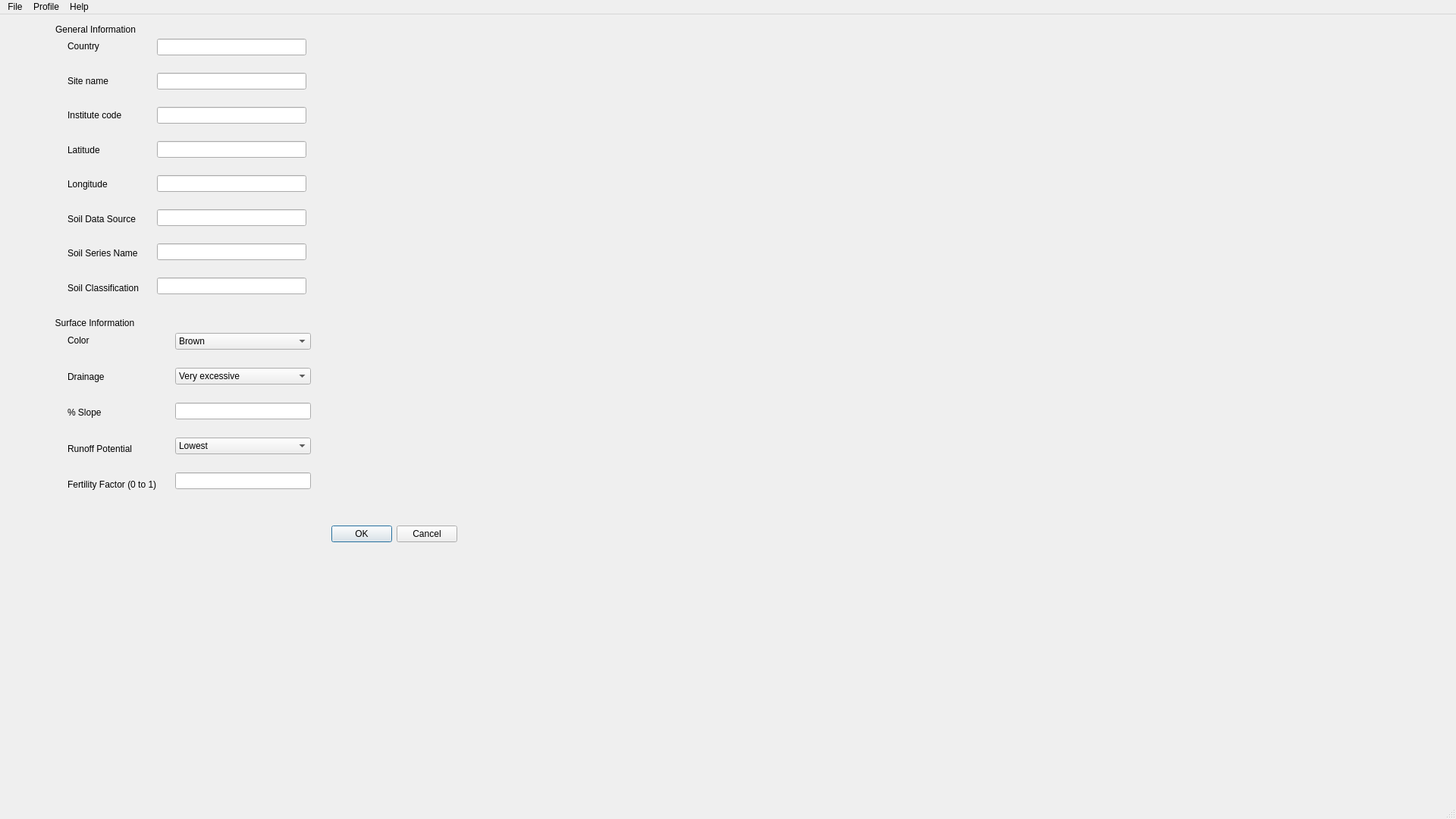
<?xml version="1.0" encoding="UTF-8"?>
<ui version="4.0">
 <class>MainWindow</class>
 <widget class="QMainWindow" name="MainWindow">
  <property name="enabled">
   <bool>true</bool>
  </property>
  <property name="geometry">
   <rect>
    <x>0</x>
    <y>0</y>
    <width>1920</width>
    <height>1080</height>
   </rect>
  </property>
  <property name="windowTitle">
   <string>Sbuild</string>
  </property>
  <widget class="QWidget" name="centralwidget">
   <property name="enabled">
    <bool>true</bool>
   </property>
   <widget class="QStackedWidget" name="stackedWidget">
    <property name="enabled">
     <bool>true</bool>
    </property>
    <property name="geometry">
     <rect>
      <x>60</x>
      <y>0</y>
      <width>1841</width>
      <height>811</height>
     </rect>
    </property>
    <property name="sizePolicy">
     <sizepolicy hsizetype="Maximum" vsizetype="Maximum">
      <horstretch>0</horstretch>
      <verstretch>0</verstretch>
     </sizepolicy>
    </property>
    <property name="minimumSize">
     <size>
      <width>952</width>
      <height>541</height>
     </size>
    </property>
    <property name="currentIndex">
     <number>0</number>
    </property>
    <widget class="QWidget" name="newFile_page1">
     <widget class="QGroupBox" name="horizontalGenInfo">
      <property name="geometry">
       <rect>
        <x>11</x>
        <y>11</y>
        <width>351</width>
        <height>380</height>
       </rect>
      </property>
      <property name="styleSheet">
       <string notr="true">QGroupBox {
    border: 0;
}

</string>
      </property>
      <property name="title">
       <string>General Information</string>
      </property>
      <layout class="QHBoxLayout" name="horizontalLayout_6">
       <item>
        <widget class="QGroupBox" name="genInfo_groupBox">
         <property name="font">
          <font>
           <weight>50</weight>
           <bold>false</bold>
           <underline>false</underline>
           <kerning>true</kerning>
          </font>
         </property>
         <property name="autoFillBackground">
          <bool>false</bool>
         </property>
         <property name="inputMethodHints">
          <set>Qt::ImhNone</set>
         </property>
         <property name="title">
          <string/>
         </property>
         <layout class="QGridLayout" name="gridLayout">
          <property name="verticalSpacing">
           <number>20</number>
          </property>
          <item row="0" column="0">
           <widget class="QLabel" name="country_label">
            <property name="text">
             <string>Country</string>
            </property>
           </widget>
          </item>
          <item row="1" column="0">
           <widget class="QLabel" name="siteName_label">
            <property name="text">
             <string>Site name</string>
            </property>
           </widget>
          </item>
          <item row="2" column="0">
           <widget class="QLabel" name="instituteCode_label">
            <property name="text">
             <string>Institute code</string>
            </property>
           </widget>
          </item>
          <item row="3" column="0">
           <widget class="QLabel" name="latitude_label">
            <property name="text">
             <string>Latitude</string>
            </property>
           </widget>
          </item>
          <item row="4" column="0">
           <widget class="QLabel" name="longitude_label">
            <property name="text">
             <string>Longitude</string>
            </property>
           </widget>
          </item>
          <item row="5" column="0">
           <widget class="QLabel" name="soilDataSource_label">
            <property name="text">
             <string>Soil Data Source</string>
            </property>
           </widget>
          </item>
          <item row="6" column="0">
           <widget class="QLabel" name="soilSeriesName_label">
            <property name="text">
             <string>Soil Series Name</string>
            </property>
           </widget>
          </item>
          <item row="7" column="0">
           <widget class="QLabel" name="soilClassification_label">
            <property name="text">
             <string>Soil Classification</string>
            </property>
           </widget>
          </item>
         </layout>
        </widget>
       </item>
       <item>
        <widget class="QGroupBox" name="vertical">
         <property name="title">
          <string/>
         </property>
         <layout class="QGridLayout" name="gridLayout_2">
          <property name="horizontalSpacing">
           <number>7</number>
          </property>
          <property name="verticalSpacing">
           <number>20</number>
          </property>
          <item row="0" column="0">
           <widget class="QLineEdit" name="institudeCode_line"/>
          </item>
          <item row="1" column="0">
           <widget class="QLineEdit" name="country_line"/>
          </item>
          <item row="2" column="0">
           <widget class="QLineEdit" name="siteName_line"/>
          </item>
          <item row="3" column="0">
           <widget class="QLineEdit" name="latitude_line"/>
          </item>
          <item row="4" column="0">
           <widget class="QLineEdit" name="longitude_line"/>
          </item>
          <item row="5" column="0">
           <widget class="QLineEdit" name="soilData_line"/>
          </item>
          <item row="6" column="0">
           <widget class="QLineEdit" name="soilSeries_line"/>
          </item>
          <item row="7" column="0">
           <widget class="QLineEdit" name="soilClassification_line"/>
          </item>
         </layout>
        </widget>
       </item>
      </layout>
     </widget>
     <widget class="QGroupBox" name="surfaceInfo">
      <property name="geometry">
       <rect>
        <x>11</x>
        <y>398</y>
        <width>357</width>
        <height>254</height>
       </rect>
      </property>
      <property name="styleSheet">
       <string notr="true">QGroupBox {
    border: 0;
}
</string>
      </property>
      <property name="title">
       <string>Surface Information</string>
      </property>
      <layout class="QHBoxLayout" name="horizontalLayout_5">
       <item>
        <widget class="QGroupBox" name="surfInfo_groupBox">
         <property name="enabled">
          <bool>true</bool>
         </property>
         <property name="title">
          <string/>
         </property>
         <layout class="QGridLayout" name="gridLayout_3">
          <property name="verticalSpacing">
           <number>20</number>
          </property>
          <item row="2" column="0">
           <widget class="QLabel" name="label_11">
            <property name="text">
             <string>% Slope</string>
            </property>
           </widget>
          </item>
          <item row="1" column="0">
           <widget class="QLabel" name="drainage_label">
            <property name="text">
             <string>Drainage</string>
            </property>
           </widget>
          </item>
          <item row="0" column="0">
           <widget class="QLabel" name="color_label">
            <property name="text">
             <string>Color</string>
            </property>
           </widget>
          </item>
          <item row="3" column="0">
           <widget class="QLabel" name="runoffPotential_label">
            <property name="text">
             <string>Runoff Potential</string>
            </property>
           </widget>
          </item>
          <item row="4" column="0">
           <widget class="QLabel" name="fertilityFactor_label">
            <property name="text">
             <string>Fertility Factor (0 to 1)</string>
            </property>
           </widget>
          </item>
         </layout>
        </widget>
       </item>
       <item>
        <widget class="QGroupBox" name="vertical2">
         <layout class="QGridLayout" name="gridLayout_4">
          <property name="verticalSpacing">
           <number>20</number>
          </property>
          <item row="0" column="0">
           <widget class="QComboBox" name="color_box">
            <item>
             <property name="text">
              <string>Brown</string>
             </property>
            </item>
            <item>
             <property name="text">
              <string>Red</string>
             </property>
            </item>
            <item>
             <property name="text">
              <string>Black</string>
             </property>
            </item>
            <item>
             <property name="text">
              <string>Grey</string>
             </property>
            </item>
            <item>
             <property name="text">
              <string>Yellow</string>
             </property>
            </item>
           </widget>
          </item>
          <item row="1" column="0">
           <widget class="QComboBox" name="drainage_box">
            <item>
             <property name="text">
              <string>Very excessive</string>
             </property>
            </item>
            <item>
             <property name="text">
              <string>Excessive</string>
             </property>
            </item>
            <item>
             <property name="text">
              <string>Somewhat excessive</string>
             </property>
            </item>
            <item>
             <property name="text">
              <string>Well</string>
             </property>
            </item>
            <item>
             <property name="text">
              <string>Moderately well</string>
             </property>
            </item>
            <item>
             <property name="text">
              <string>Somewhat poorly</string>
             </property>
            </item>
            <item>
             <property name="text">
              <string>Poorly</string>
             </property>
            </item>
            <item>
             <property name="text">
              <string>Very poorly</string>
             </property>
            </item>
           </widget>
          </item>
          <item row="2" column="0">
           <widget class="QLineEdit" name="slope_line"/>
          </item>
          <item row="3" column="0">
           <widget class="QComboBox" name="runoffPotential_box">
            <item>
             <property name="text">
              <string>Lowest</string>
             </property>
            </item>
            <item>
             <property name="text">
              <string>Moderately Low</string>
             </property>
            </item>
            <item>
             <property name="text">
              <string>Moderately High</string>
             </property>
            </item>
            <item>
             <property name="text">
              <string>Highest</string>
             </property>
            </item>
           </widget>
          </item>
          <item row="4" column="0">
           <widget class="QLineEdit" name="fertilityFactor_line"/>
          </item>
         </layout>
        </widget>
       </item>
      </layout>
     </widget>
     <widget class="QGroupBox" name="button_groupBox">
      <property name="geometry">
       <rect>
        <x>341</x>
        <y>659</y>
        <width>211</width>
        <height>52</height>
       </rect>
      </property>
      <property name="styleSheet">
       <string notr="true">QGroupBox {
    border: 0;
}
</string>
      </property>
      <property name="title">
       <string/>
      </property>
      <property name="alignment">
       <set>Qt::AlignLeading|Qt::AlignLeft|Qt::AlignVCenter</set>
      </property>
      <layout class="QHBoxLayout" name="horizontalLayout_7">
       <item>
        <widget class="QDialogButtonBox" name="buttonBox">
         <property name="layoutDirection">
          <enum>Qt::LeftToRight</enum>
         </property>
         <property name="standardButtons">
          <set>QDialogButtonBox::Cancel|QDialogButtonBox::Ok</set>
         </property>
        </widget>
       </item>
      </layout>
     </widget>
    </widget>
    <widget class="QWidget" name="newFile_page2">
     <property name="enabled">
      <bool>true</bool>
     </property>
     <property name="sizePolicy">
      <sizepolicy hsizetype="Preferred" vsizetype="Preferred">
       <horstretch>1</horstretch>
       <verstretch>0</verstretch>
      </sizepolicy>
     </property>
     <widget class="QFrame" name="inputTable_box">
      <property name="geometry">
       <rect>
        <x>11</x>
        <y>11</y>
        <width>89</width>
        <height>40</height>
       </rect>
      </property>
      <layout class="QHBoxLayout" name="horizontalLayout">
       <item>
        <widget class="QLabel" name="label">
         <property name="text">
          <string>Input Table</string>
         </property>
        </widget>
       </item>
      </layout>
     </widget>
     <widget class="QFrame" name="table_box">
      <property name="geometry">
       <rect>
        <x>11</x>
        <y>58</y>
        <width>1771</width>
        <height>481</height>
       </rect>
      </property>
      <widget class="QTableWidget" name="tableWidget">
       <property name="enabled">
        <bool>true</bool>
       </property>
       <property name="geometry">
        <rect>
         <x>12</x>
         <y>12</y>
         <width>1621</width>
         <height>461</height>
        </rect>
       </property>
       <property name="sizePolicy">
        <sizepolicy hsizetype="Expanding" vsizetype="Expanding">
         <horstretch>0</horstretch>
         <verstretch>0</verstretch>
        </sizepolicy>
       </property>
       <property name="minimumSize">
        <size>
         <width>750</width>
         <height>0</height>
        </size>
       </property>
       <property name="sizeIncrement">
        <size>
         <width>0</width>
         <height>0</height>
        </size>
       </property>
       <property name="midLineWidth">
        <number>9999</number>
       </property>
       <property name="sizeAdjustPolicy">
        <enum>QAbstractScrollArea::AdjustIgnored</enum>
       </property>
       <property name="selectionMode">
        <enum>QAbstractItemView::MultiSelection</enum>
       </property>
       <property name="selectionBehavior">
        <enum>QAbstractItemView::SelectRows</enum>
       </property>
       <property name="rowCount">
        <number>1</number>
       </property>
       <attribute name="horizontalHeaderCascadingSectionResizes">
        <bool>false</bool>
       </attribute>
       <attribute name="horizontalHeaderDefaultSectionSize">
        <number>200</number>
       </attribute>
       <row/>
       <column>
        <property name="text">
         <string>Depth (bottom), cm</string>
        </property>
       </column>
       <column>
        <property name="text">
         <string>Master horizon</string>
        </property>
       </column>
       <column>
        <property name="text">
         <string>Clay, %</string>
        </property>
       </column>
       <column>
        <property name="text">
         <string>Silt, %</string>
        </property>
       </column>
       <column>
        <property name="text">
         <string>Stones, %</string>
        </property>
       </column>
       <column>
        <property name="text">
         <string>Organic carbon, %</string>
        </property>
       </column>
       <column>
        <property name="text">
         <string>ph in Water</string>
        </property>
       </column>
       <column>
        <property name="text">
         <string>Cation exchange capacity, cmol/kg </string>
        </property>
       </column>
       <column>
        <property name="text">
         <string>Total nitrogen, %</string>
        </property>
       </column>
      </widget>
      <widget class="QFrame" name="vertical_buttons">
       <property name="geometry">
        <rect>
         <x>1642</x>
         <y>2</y>
         <width>117</width>
         <height>171</height>
        </rect>
       </property>
       <property name="autoFillBackground">
        <bool>false</bool>
       </property>
       <layout class="QVBoxLayout" name="verticalLayout">
        <property name="spacing">
         <number>7</number>
        </property>
        <item>
         <widget class="QPushButton" name="pushButton_2">
          <property name="text">
           <string>More inputs</string>
          </property>
         </widget>
        </item>
        <item>
         <widget class="QPushButton" name="pushButton_3">
          <property name="text">
           <string>Add Layer</string>
          </property>
         </widget>
        </item>
        <item>
         <widget class="QPushButton" name="pushButton_4">
          <property name="text">
           <string>Delete Layer</string>
          </property>
         </widget>
        </item>
       </layout>
      </widget>
     </widget>
     <widget class="QFrame" name="okCancel_frame1">
      <property name="geometry">
       <rect>
        <x>1430</x>
        <y>540</y>
        <width>221</width>
        <height>52</height>
       </rect>
      </property>
      <layout class="QHBoxLayout" name="horizontalLayout_10">
       <item>
        <widget class="QDialogButtonBox" name="buttonBox_3">
         <property name="layoutDirection">
          <enum>Qt::LeftToRight</enum>
         </property>
         <property name="standardButtons">
          <set>QDialogButtonBox::Cancel|QDialogButtonBox::Ok</set>
         </property>
        </widget>
       </item>
      </layout>
     </widget>
    </widget>
    <widget class="QWidget" name="newFile_moreInputs">
     <widget class="QFrame" name="moreInputs_frame">
      <property name="geometry">
       <rect>
        <x>11</x>
        <y>11</y>
        <width>91</width>
        <height>40</height>
       </rect>
      </property>
      <layout class="QHBoxLayout" name="horizontalLayout_8">
       <item>
        <widget class="QLabel" name="label_12">
         <property name="text">
          <string>More inputs</string>
         </property>
        </widget>
       </item>
      </layout>
     </widget>
     <widget class="QFrame" name="table_frame">
      <property name="geometry">
       <rect>
        <x>11</x>
        <y>58</y>
        <width>1631</width>
        <height>411</height>
       </rect>
      </property>
      <widget class="QTableWidget" name="tableWidget_2">
       <property name="geometry">
        <rect>
         <x>2</x>
         <y>12</y>
         <width>1621</width>
         <height>391</height>
        </rect>
       </property>
       <property name="rowCount">
        <number>1</number>
       </property>
       <attribute name="horizontalHeaderDefaultSectionSize">
        <number>200</number>
       </attribute>
       <row/>
       <column>
        <property name="text">
         <string>Depth(bottom), cm</string>
        </property>
       </column>
       <column>
        <property name="text">
         <string>Phosphorus isotherm A, mmol/kg</string>
        </property>
       </column>
       <column>
        <property name="text">
         <string>Phosphorus isotherm B, mmol/kg</string>
        </property>
       </column>
       <column>
        <property name="text">
         <string>Calcium carbonate, g/kg</string>
        </property>
       </column>
       <column>
        <property name="text">
         <string>Aluminum</string>
        </property>
       </column>
       <column>
        <property name="text">
         <string>Potassium exchangeable, cmol/kg</string>
        </property>
       </column>
       <column>
        <property name="text">
         <string>Nitrate adsortion factor, cm3/g</string>
        </property>
       </column>
       <column>
        <property name="text">
         <string>Calcium exchangeable, cmol/kg</string>
        </property>
       </column>
      </widget>
     </widget>
     <widget class="QFrame" name="okCancel_frame">
      <property name="geometry">
       <rect>
        <x>1421</x>
        <y>478</y>
        <width>221</width>
        <height>52</height>
       </rect>
      </property>
      <layout class="QHBoxLayout" name="horizontalLayout_2">
       <item>
        <widget class="QDialogButtonBox" name="buttonBox_2">
         <property name="standardButtons">
          <set>QDialogButtonBox::Cancel|QDialogButtonBox::Ok</set>
         </property>
        </widget>
       </item>
      </layout>
     </widget>
    </widget>
    <widget class="QWidget" name="newFile_page4">
     <widget class="QFrame" name="frame">
      <property name="geometry">
       <rect>
        <x>11</x>
        <y>54</y>
        <width>713</width>
        <height>71</height>
       </rect>
      </property>
      <widget class="QLabel" name="runoffCurve_label">
       <property name="geometry">
        <rect>
         <x>12</x>
         <y>28</y>
         <width>123</width>
         <height>16</height>
        </rect>
       </property>
       <property name="text">
        <string>Runoff Curve Number</string>
       </property>
      </widget>
      <widget class="QLineEdit" name="lineEdit">
       <property name="geometry">
        <rect>
         <x>142</x>
         <y>24</y>
         <width>131</width>
         <height>20</height>
        </rect>
       </property>
      </widget>
      <widget class="QLabel" name="albedo_label">
       <property name="geometry">
        <rect>
         <x>286</x>
         <y>28</y>
         <width>39</width>
         <height>16</height>
        </rect>
       </property>
       <property name="text">
        <string>Albedo</string>
       </property>
      </widget>
      <widget class="QLineEdit" name="lineEdit_2">
       <property name="geometry">
        <rect>
         <x>332</x>
         <y>24</y>
         <width>137</width>
         <height>20</height>
        </rect>
       </property>
      </widget>
      <widget class="QLabel" name="drainageRate_label">
       <property name="geometry">
        <rect>
         <x>476</x>
         <y>28</y>
         <width>81</width>
         <height>16</height>
        </rect>
       </property>
       <property name="text">
        <string>Drainage Rate</string>
       </property>
      </widget>
      <widget class="QLineEdit" name="lineEdit_3">
       <property name="geometry">
        <rect>
         <x>564</x>
         <y>23</y>
         <width>137</width>
         <height>21</height>
        </rect>
       </property>
      </widget>
     </widget>
     <widget class="QFrame" name="bottomBox">
      <property name="geometry">
       <rect>
        <x>11</x>
        <y>466</y>
        <width>930</width>
        <height>71</height>
       </rect>
      </property>
      <widget class="QFrame" name="calculateValues_frame">
       <property name="geometry">
        <rect>
         <x>11</x>
         <y>11</y>
         <width>171</width>
         <height>50</height>
        </rect>
       </property>
       <widget class="QPushButton" name="pushButton">
        <property name="enabled">
         <bool>true</bool>
        </property>
        <property name="geometry">
         <rect>
          <x>11</x>
          <y>11</y>
          <width>148</width>
          <height>28</height>
         </rect>
        </property>
        <property name="text">
         <string>Calculate missing values</string>
        </property>
       </widget>
      </widget>
      <widget class="QFrame" name="frame">
       <property name="geometry">
        <rect>
         <x>475</x>
         <y>11</y>
         <width>221</width>
         <height>52</height>
        </rect>
       </property>
       <property name="frameShape">
        <enum>QFrame::StyledPanel</enum>
       </property>
       <property name="frameShadow">
        <enum>QFrame::Raised</enum>
       </property>
       <layout class="QHBoxLayout" name="horizontalLayout_4">
        <item>
         <widget class="QDialogButtonBox" name="finish">
          <property name="autoFillBackground">
           <bool>false</bool>
          </property>
          <property name="standardButtons">
           <set>QDialogButtonBox::Cancel|QDialogButtonBox::Save</set>
          </property>
          <property name="centerButtons">
           <bool>false</bool>
          </property>
         </widget>
        </item>
       </layout>
      </widget>
     </widget>
     <widget class="QFrame" name="frame_2">
      <property name="geometry">
       <rect>
        <x>11</x>
        <y>11</y>
        <width>171</width>
        <height>21</height>
       </rect>
      </property>
      <property name="frameShape">
       <enum>QFrame::StyledPanel</enum>
      </property>
      <property name="frameShadow">
       <enum>QFrame::Raised</enum>
      </property>
      <widget class="QLabel" name="calculateEditSoil_label">
       <property name="geometry">
        <rect>
         <x>0</x>
         <y>0</y>
         <width>162</width>
         <height>16</height>
        </rect>
       </property>
       <property name="text">
        <string>Calcule/Edit Soil Parameters</string>
       </property>
      </widget>
     </widget>
     <widget class="QFrame" name="frame_3">
      <property name="geometry">
       <rect>
        <x>11</x>
        <y>128</y>
        <width>1821</width>
        <height>331</height>
       </rect>
      </property>
      <property name="frameShape">
       <enum>QFrame::StyledPanel</enum>
      </property>
      <property name="frameShadow">
       <enum>QFrame::Raised</enum>
      </property>
      <widget class="QTableWidget" name="tableWidget_3">
       <property name="geometry">
        <rect>
         <x>0</x>
         <y>0</y>
         <width>1821</width>
         <height>321</height>
        </rect>
       </property>
       <property name="rowCount">
        <number>1</number>
       </property>
       <attribute name="horizontalHeaderDefaultSectionSize">
        <number>200</number>
       </attribute>
       <row/>
       <column>
        <property name="text">
         <string>Depth(bottom), cm</string>
        </property>
       </column>
       <column>
        <property name="text">
         <string>Clay, %</string>
        </property>
       </column>
       <column>
        <property name="text">
         <string>Silt, %</string>
        </property>
       </column>
       <column>
        <property name="text">
         <string>Stones, %</string>
        </property>
       </column>
       <column>
        <property name="text">
         <string>Lower limit</string>
        </property>
       </column>
       <column>
        <property name="text">
         <string>Drained Upper limit</string>
        </property>
       </column>
       <column>
        <property name="text">
         <string>Saturated Water Content</string>
        </property>
       </column>
       <column>
        <property name="text">
         <string>Bulk density, g/cm3</string>
        </property>
       </column>
       <column>
        <property name="text">
         <string>Sat. hydraulic conduct, cm/h</string>
        </property>
       </column>
       <column>
        <property name="text">
         <string>Root growth factor, 0.0 to 1.0</string>
        </property>
       </column>
      </widget>
     </widget>
    </widget>
   </widget>
  </widget>
  <widget class="QStatusBar" name="statusbar"/>
  <widget class="QMenuBar" name="menubar">
   <property name="geometry">
    <rect>
     <x>0</x>
     <y>0</y>
     <width>1920</width>
     <height>26</height>
    </rect>
   </property>
   <widget class="QMenu" name="menuFile">
    <property name="title">
     <string>File</string>
    </property>
    <addaction name="actionNew_3"/>
    <addaction name="actionOpen"/>
    <addaction name="actionClose_2"/>
    <addaction name="separator"/>
    <addaction name="actionSave_2"/>
    <addaction name="actionSave_as_2"/>
    <addaction name="separator"/>
    <addaction name="actionPreview_2"/>
    <addaction name="actionPrint_2"/>
    <addaction name="separator"/>
    <addaction name="actionExit"/>
   </widget>
   <widget class="QMenu" name="menuHelp">
    <property name="title">
     <string>Help</string>
    </property>
    <addaction name="actionContentsd"/>
    <addaction name="separator"/>
    <addaction name="actionTechnical_Support"/>
    <addaction name="separator"/>
    <addaction name="actionAbout"/>
    <addaction name="separator"/>
   </widget>
   <widget class="QMenu" name="menuProfile">
    <property name="title">
     <string>Profile</string>
    </property>
    <addaction name="actionNew_4"/>
    <addaction name="actionEdit_3"/>
    <addaction name="actionDelete_3"/>
    <addaction name="actionClose_3"/>
    <addaction name="separator"/>
    <addaction name="actionSave_as_3"/>
    <addaction name="actionSave_3"/>
    <addaction name="separator"/>
    <addaction name="actionNew_5"/>
    <addaction name="actionPrint_3"/>
   </widget>
   <addaction name="menuFile"/>
   <addaction name="menuProfile"/>
   <addaction name="menuHelp"/>
  </widget>
  <action name="actionContentsd">
   <property name="text">
    <string>Contents</string>
   </property>
  </action>
  <action name="actionTechnical_Support">
   <property name="text">
    <string>Technical Support</string>
   </property>
  </action>
  <action name="actionAbout">
   <property name="text">
    <string>About</string>
   </property>
  </action>
  <action name="actionNew">
   <property name="text">
    <string>New </string>
   </property>
  </action>
  <action name="actionEdit">
   <property name="text">
    <string>Edit</string>
   </property>
  </action>
  <action name="actionDelete">
   <property name="text">
    <string>Delete</string>
   </property>
  </action>
  <action name="actionNew_2">
   <property name="text">
    <string>New</string>
   </property>
  </action>
  <action name="actionEdit_2">
   <property name="text">
    <string>Edit</string>
   </property>
  </action>
  <action name="actionDelete_2">
   <property name="text">
    <string>Delete</string>
   </property>
  </action>
  <action name="actionClose">
   <property name="text">
    <string>Close</string>
   </property>
  </action>
  <action name="actionSave">
   <property name="text">
    <string>Save</string>
   </property>
  </action>
  <action name="actionSave_as">
   <property name="text">
    <string>Save as</string>
   </property>
  </action>
  <action name="actionPreview">
   <property name="text">
    <string>Preview</string>
   </property>
  </action>
  <action name="actionPrint">
   <property name="text">
    <string>Print</string>
   </property>
  </action>
  <action name="actionNew_3">
   <property name="text">
    <string>New</string>
   </property>
  </action>
  <action name="actionOpen">
   <property name="text">
    <string>Open</string>
   </property>
  </action>
  <action name="actionClose_2">
   <property name="text">
    <string>Close</string>
   </property>
  </action>
  <action name="actionSave_2">
   <property name="text">
    <string>Save</string>
   </property>
  </action>
  <action name="actionSave_as_2">
   <property name="text">
    <string>Save as</string>
   </property>
  </action>
  <action name="actionPreview_2">
   <property name="text">
    <string>Preview</string>
   </property>
  </action>
  <action name="actionPrint_2">
   <property name="text">
    <string>Print</string>
   </property>
  </action>
  <action name="actionExit">
   <property name="text">
    <string>Exit</string>
   </property>
  </action>
  <action name="actionNew_4">
   <property name="text">
    <string>New</string>
   </property>
  </action>
  <action name="actionEdit_3">
   <property name="text">
    <string>Edit</string>
   </property>
  </action>
  <action name="actionDelete_3">
   <property name="text">
    <string>Delete</string>
   </property>
  </action>
  <action name="actionClose_3">
   <property name="text">
    <string>Close</string>
   </property>
  </action>
  <action name="actionSave_as_3">
   <property name="text">
    <string>Save as</string>
   </property>
  </action>
  <action name="actionSave_3">
   <property name="text">
    <string>Save</string>
   </property>
  </action>
  <action name="actionNew_5">
   <property name="text">
    <string>Preview</string>
   </property>
  </action>
  <action name="actionPrint_3">
   <property name="text">
    <string>Print</string>
   </property>
  </action>
 </widget>
 <tabstops>
  <tabstop>tableWidget</tabstop>
  <tabstop>pushButton_2</tabstop>
  <tabstop>pushButton_3</tabstop>
  <tabstop>pushButton_4</tabstop>
  <tabstop>lineEdit</tabstop>
  <tabstop>lineEdit_2</tabstop>
  <tabstop>lineEdit_3</tabstop>
 </tabstops>
 <resources/>
 <connections/>
</ui>
